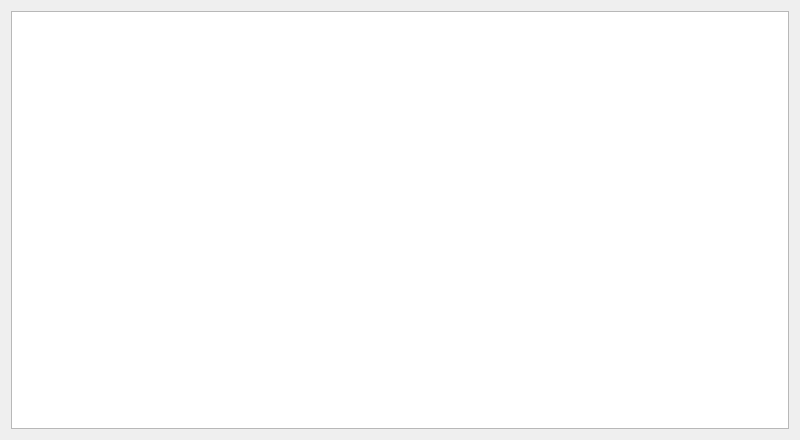
<?xml version="1.0" encoding="UTF-8"?>
<ui version="4.0">
 <class>Form</class>
 <widget class="QWidget" name="Form">
  <property name="geometry">
   <rect>
    <x>0</x>
    <y>0</y>
    <width>800</width>
    <height>440</height>
   </rect>
  </property>
  <property name="windowTitle">
   <string>Form</string>
  </property>
  <layout class="QVBoxLayout" name="verticalLayout">
   <item>
    <widget class="QTreeView" name="_block_tree">
     <property name="sortingEnabled">
      <bool>true</bool>
     </property>
    </widget>
   </item>
  </layout>
 </widget>
 <resources/>
 <connections/>
</ui>
